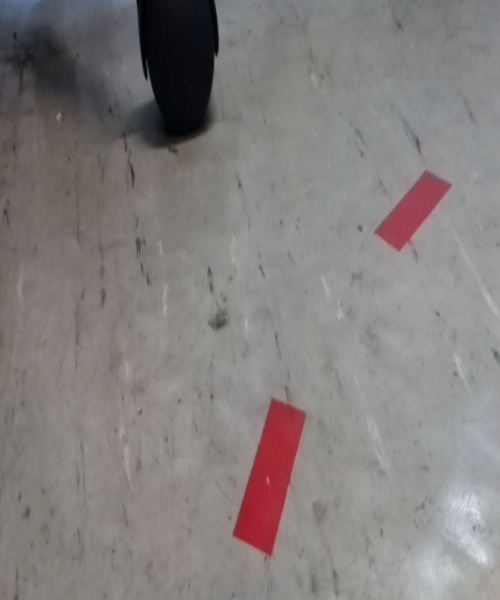
#> input picture Code/Video/SW12/warp.jpg, 500 x 600 px
$ python histogramm.py
#> lines starting #> are read from the running program, lines starting #| are printed output that depends on the picture
import cv2
import numpy as np
from matplotlib import pyplot as plt

img = cv2.imread('warp.jpg',0)
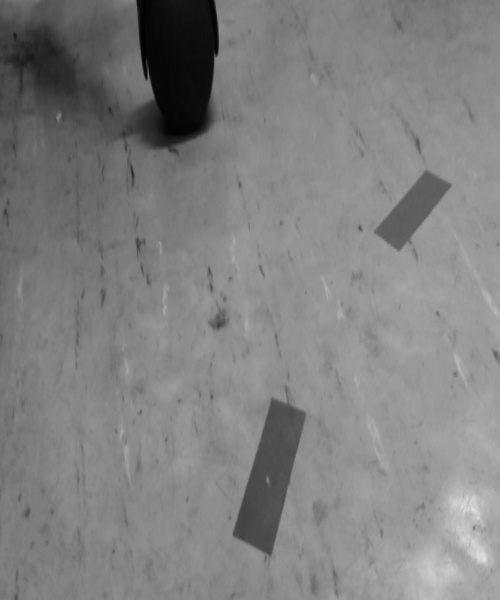
#> img: shape (600, 500); min 0, max 231, mean 128.4
plt.subplot(121),plt.imshow(img, cmap='gray')
plt.subplot(122),plt.hist(img.ravel(),256,[0,256])
plt.show()
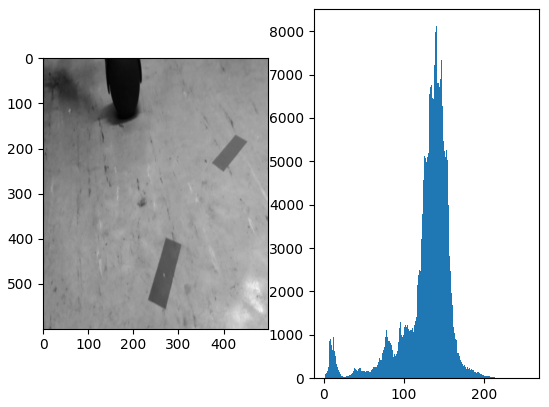
#> figure drawn by matplotlib, 2 panels; panel 2: tallest bar 8116 high, from x = 140 to 141
